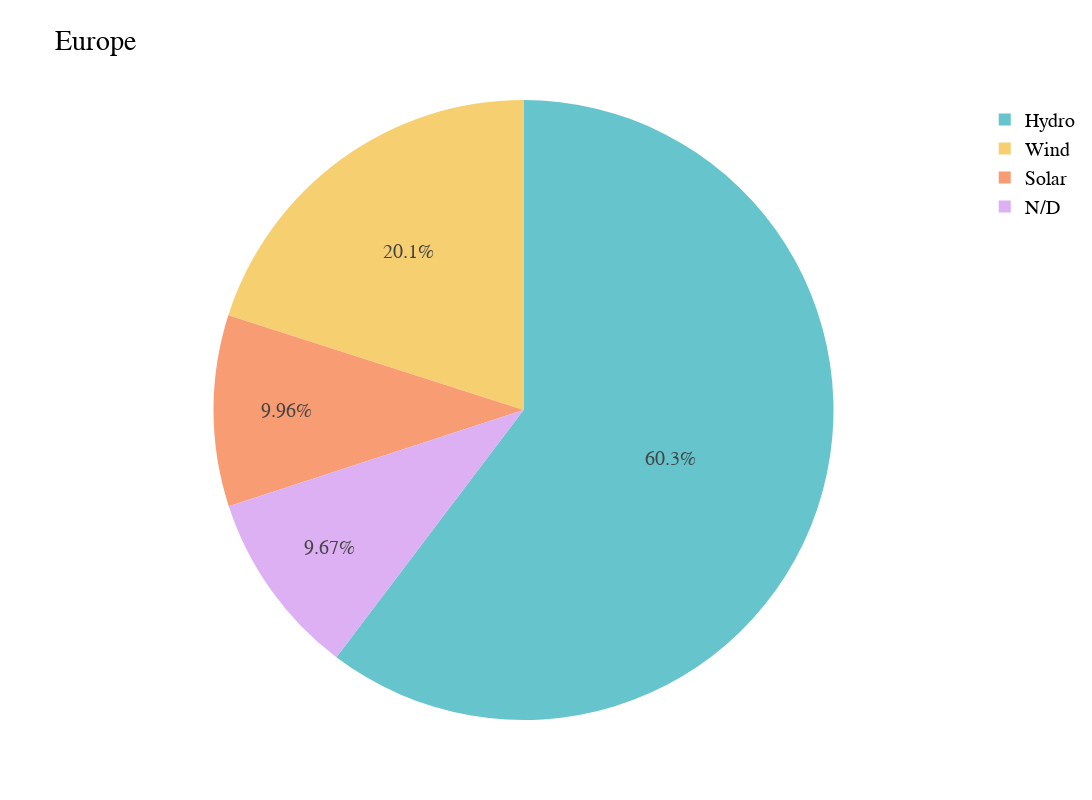

Notebook source saved alongside this figure:
### Code cell
fig = px.pie(world_share_2019, values='Share', names='Type', title='Percentage of Total energy production',width=1400, height=800, color_discrete_sequence=px.colors.qualitative.Pastel)

fig.update_layout(
    title = "Europe",
    font=dict(
        family="Arial",
        size=20,
        color='#000000'
    ))
fig.show()

### Figure 1 — Plotly figure (JSON) as saved in the notebook; plotly's stock layout.template omitted (floating-point values rounded to 4 significant figures)
{"data": [{"domain": {"x": [0.0, 1.0], "y": [0.0, 1.0]}, "hovertemplate": "Type=%{label}<br>Share=%{value}<extra></extra>", "labels": ["Hydro", "Solar", "Wind", "N/D"], "legendgroup": "", "name": "", "showlegend": true, "values": [16.45, 2.718, 5.471, 2.637], "type": "pie"}], "layout": {"legend": {"tracegroupgap": 0}, "title": {"text": "Europe"}, "piecolorway": ["rgb(102, 197, 204)", "rgb(246, 207, 113)", "rgb(248, 156, 116)", "rgb(220, 176, 242)", "rgb(135, 197, 95)", "rgb(158, 185, 243)", "rgb(254, 136, 177)", "rgb(201, 219, 116)", "rgb(139, 224, 164)", "rgb(180, 151, 231)", "rgb(179, 179, 179)"], "height": 800, "width": 1400, "font": {"family": "Arial", "size": 20, "color": "#000000"}}}
